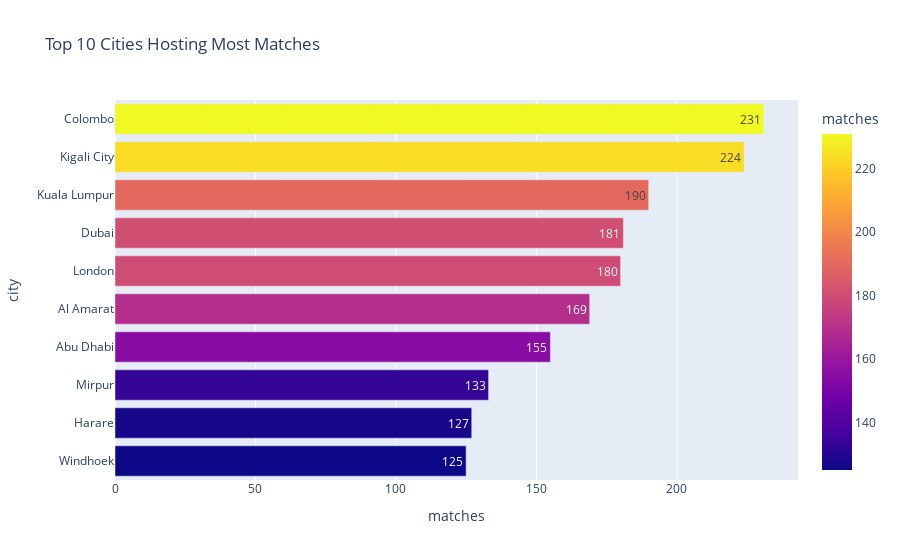

Here is the notebook cell this chart was saved with:
### Markdown cell above
### 4.10: Top 10 Cities Hosting Most Matches using ineractive chart

### Code cell
filtered_df = df[df['city'].notna() & (df['city'] != 'N/A')]

city_counts = filtered_df['city'].value_counts().head(10).reset_index()
city_counts.columns = ['city', 'matches']

fig = px.bar(city_counts, x='matches', y='city',
             orientation='h',
             title="Top 10 Cities Hosting Most Matches",
             color='matches', text='matches')
fig.update_layout(yaxis={'categoryorder':'total ascending'})
fig.show()

### Figure 1 — Plotly figure (JSON) as saved in the notebook; plotly's stock layout.template omitted (floating-point values rounded to 4 significant figures)
{"data": [{"hovertemplate": "matches=%{marker.color}<br>city=%{y}<extra></extra>", "legendgroup": "", "marker": {"color": [231, 224, 190, 181, 180, 169, 155, 133, 127, 125], "coloraxis": "coloraxis", "pattern": {"shape": ""}}, "name": "", "orientation": "h", "showlegend": false, "text": [231.0, 224.0, 190.0, 181.0, 180.0, 169.0, 155.0, 133.0, 127.0, 125.0], "textposition": "auto", "type": "bar", "x": [231, 224, 190, 181, 180, 169, 155, 133, 127, 125], "xaxis": "x", "y": ["Colombo", "Kigali City", "Kuala Lumpur", "Dubai", "London", "Al Amarat", "Abu Dhabi", "Mirpur", "Harare", "Windhoek"], "yaxis": "y"}], "layout": {"barmode": "relative", "coloraxis": {"colorbar": {"title": {"text": "matches"}}, "colorscale": [[0, "#0d0887"], [0.1111, "#46039f"], [0.2222, "#7201a8"], [0.3333, "#9c179e"], [0.4444, "#bd3786"], [0.5556, "#d8576b"], [0.6667, "#ed7953"], [0.7778, "#fb9f3a"], [0.8889, "#fdca26"], [1, "#f0f921"]]}, "legend": {"tracegroupgap": 0}, "title": {"text": "Top 10 Cities Hosting Most Matches"}, "xaxis": {"anchor": "y", "domain": [0, 1], "title": {"text": "matches"}}, "yaxis": {"anchor": "x", "categoryorder": "total ascending", "domain": [0, 1], "title": {"text": "city"}}}}
